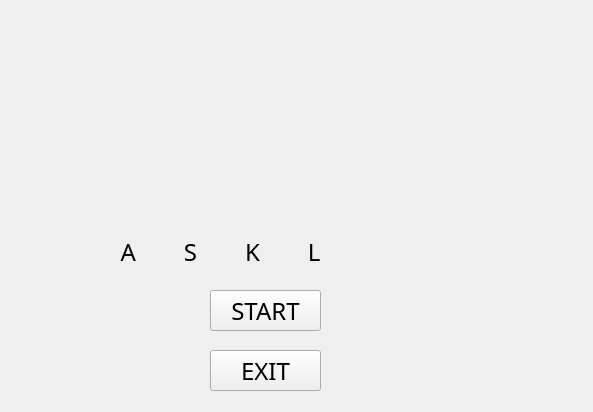
<?xml version="1.0" encoding="UTF-8"?>
<ui version="4.0">
 <class>Start</class>
 <widget class="QMainWindow" name="Start">
  <property name="geometry">
   <rect>
    <x>0</x>
    <y>0</y>
    <width>593</width>
    <height>412</height>
   </rect>
  </property>
  <property name="minimumSize">
   <size>
    <width>593</width>
    <height>412</height>
   </size>
  </property>
  <property name="maximumSize">
   <size>
    <width>593</width>
    <height>412</height>
   </size>
  </property>
  <property name="windowTitle">
   <string>Start</string>
  </property>
  <widget class="QWidget" name="centralwidget">
   <widget class="QLabel" name="label">
    <property name="geometry">
     <rect>
      <x>0</x>
      <y>0</y>
      <width>593</width>
      <height>412</height>
     </rect>
    </property>
    <property name="minimumSize">
     <size>
      <width>0</width>
      <height>0</height>
     </size>
    </property>
    <property name="maximumSize">
     <size>
      <width>603</width>
      <height>430</height>
     </size>
    </property>
    <property name="font">
     <font>
      <family>Academy Engraved LET</family>
      <pointsize>14</pointsize>
     </font>
    </property>
    <property name="text">
     <string/>
    </property>
    <property name="textFormat">
     <enum>Qt::AutoText</enum>
    </property>
    <property name="pixmap">
     <pixmap resource="pics.qrc">:/pics/back1.jpg</pixmap>
    </property>
   </widget>
   <widget class="QPushButton" name="pushButton">
    <property name="geometry">
     <rect>
      <x>210</x>
      <y>290</y>
      <width>111</width>
      <height>41</height>
     </rect>
    </property>
    <property name="font">
     <font>
      <family>AR JULIAN</family>
      <pointsize>18</pointsize>
      <weight>50</weight>
      <bold>false</bold>
     </font>
    </property>
    <property name="text">
     <string>START</string>
    </property>
   </widget>
   <widget class="QLabel" name="label_2">
    <property name="geometry">
     <rect>
      <x>90</x>
      <y>150</y>
      <width>251</width>
      <height>81</height>
     </rect>
    </property>
    <property name="text">
     <string/>
    </property>
    <property name="pixmap">
     <pixmap resource="pics.qrc">:/pics/簡報1.jpg</pixmap>
    </property>
   </widget>
   <widget class="QPushButton" name="pushButton_2">
    <property name="geometry">
     <rect>
      <x>210</x>
      <y>350</y>
      <width>111</width>
      <height>41</height>
     </rect>
    </property>
    <property name="font">
     <font>
      <family>AR JULIAN</family>
      <pointsize>18</pointsize>
     </font>
    </property>
    <property name="text">
     <string>EXIT</string>
    </property>
   </widget>
   <widget class="QLabel" name="label_3">
    <property name="geometry">
     <rect>
      <x>110</x>
      <y>230</y>
      <width>221</width>
      <height>41</height>
     </rect>
    </property>
    <property name="font">
     <font>
      <family>AR JULIAN</family>
      <pointsize>18</pointsize>
     </font>
    </property>
    <property name="text">
     <string>A　　S　　K　　L</string>
    </property>
    <property name="textFormat">
     <enum>Qt::PlainText</enum>
    </property>
    <property name="alignment">
     <set>Qt::AlignCenter</set>
    </property>
   </widget>
  </widget>
 </widget>
 <resources>
  <include location="pics.qrc"/>
 </resources>
 <connections/>
</ui>
